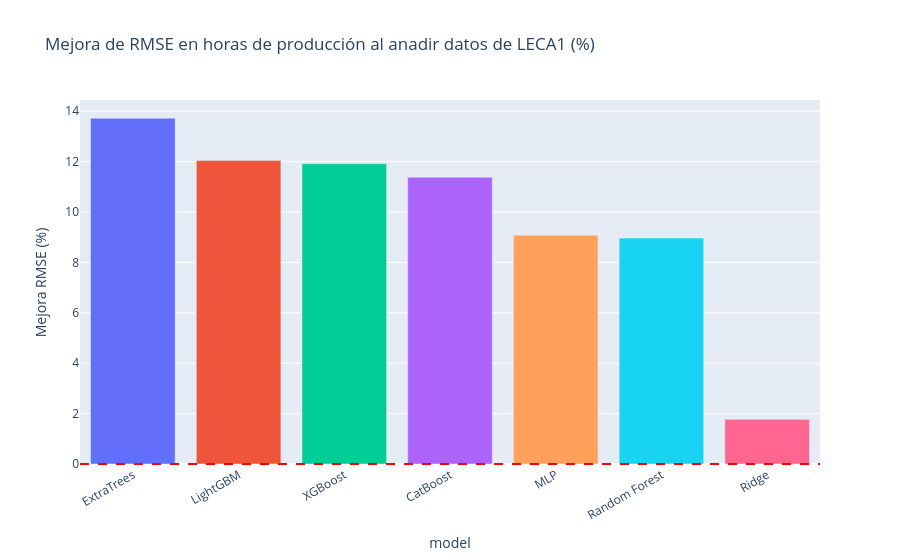

Notebook code for this chart:
### Markdown cell above
### 6. Comparación con el modelo base (notebook 03)
Se cuantifica la mejora en RMSE (horas de producción) al incorporar
datos locales de LECA1. Un valor positivo indica mejora respecto al
modelo entrenado sin datos de LECA1.

### Code cell
base_path = RESULTS_DIR / "results_test_daylight.csv"

if base_path.exists():
    df_base = pd.read_csv(base_path).rename(
        columns={"RMSE": "RMSE_base", "MAE": "MAE_base", "R2": "R2_base"}
    )
    df_comparison = results_daylight.copy().merge(
        df_base[["model", "RMSE_base"]], on="model", how="left"
    )
    df_comparison["RMSE_mejora"]    = df_comparison["RMSE_base"] - df_comparison["RMSE"]
    df_comparison["RMSE_mejora_%"]  = (
        df_comparison["RMSE_mejora"] / df_comparison["RMSE_base"] * 100
    )
    df_comparison = df_comparison.sort_values("RMSE_mejora_%", ascending=False)

    print("Impacto de anadir datos de LECA1 al entrenamiento:")
    print("(positivo = el modelo adaptado mejora respecto al base)")
    display(
        df_comparison[["model", "RMSE_base", "RMSE", "RMSE_mejora", "RMSE_mejora_%"]]
        .round(4)
    )

    fig = px.bar(
        df_comparison,
        x="model", y="RMSE_mejora_%", color="model",
        title="Mejora de RMSE en horas de producción al anadir datos de LECA1 (%)",
        labels={"RMSE_mejora_%": "Mejora RMSE (%)"},
    )
    fig.add_hline(y=0, line_dash="dash", line_color="red")
    fig.update_layout(showlegend=False, xaxis_tickangle=-30)
    fig.show()

else:
    print(
        f"Archivo base no encontrado: {base_path.name}. "
        "Ejecuta primero el notebook 03."
    )
    display(results_daylight.round(6))

### Figure 1 — Plotly figure (JSON) as saved in the notebook; plotly's stock layout.template omitted (floating-point values rounded to 4 significant figures)
{"data": [{"hovertemplate": "model=%{x}<br>Mejora RMSE (%)=%{y}<extra></extra>", "legendgroup": "ExtraTrees", "marker": {"color": "#636efa", "pattern": {"shape": ""}}, "name": "ExtraTrees", "orientation": "v", "showlegend": true, "textposition": "auto", "type": "bar", "x": ["ExtraTrees"], "xaxis": "x", "y": [13.72], "yaxis": "y"}, {"hovertemplate": "model=%{x}<br>Mejora RMSE (%)=%{y}<extra></extra>", "legendgroup": "LightGBM", "marker": {"color": "#EF553B", "pattern": {"shape": ""}}, "name": "LightGBM", "orientation": "v", "showlegend": true, "textposition": "auto", "type": "bar", "x": ["LightGBM"], "xaxis": "x", "y": [12.04], "yaxis": "y"}, {"hovertemplate": "model=%{x}<br>Mejora RMSE (%)=%{y}<extra></extra>", "legendgroup": "XGBoost", "marker": {"color": "#00cc96", "pattern": {"shape": ""}}, "name": "XGBoost", "orientation": "v", "showlegend": true, "textposition": "auto", "type": "bar", "x": ["XGBoost"], "xaxis": "x", "y": [11.91], "yaxis": "y"}, {"hovertemplate": "model=%{x}<br>Mejora RMSE (%)=%{y}<extra></extra>", "legendgroup": "CatBoost", "marker": {"color": "#ab63fa", "pattern": {"shape": ""}}, "name": "CatBoost", "orientation": "v", "showlegend": true, "textposition": "auto", "type": "bar", "x": ["CatBoost"], "xaxis": "x", "y": [11.38], "yaxis": "y"}, {"hovertemplate": "model=%{x}<br>Mejora RMSE (%)=%{y}<extra></extra>", "legendgroup": "MLP", "marker": {"color": "#FFA15A", "pattern": {"shape": ""}}, "name": "MLP", "orientation": "v", "showlegend": true, "textposition": "auto", "type": "bar", "x": ["MLP"], "xaxis": "x", "y": [9.081], "yaxis": "y"}, {"hovertemplate": "model=%{x}<br>Mejora RMSE (%)=%{y}<extra></extra>", "legendgroup": "Random Forest", "marker": {"color": "#19d3f3", "pattern": {"shape": ""}}, "name": "Random Forest", "orientation": "v", "showlegend": true, "textposition": "auto", "type": "bar", "x": ["Random Forest"], "xaxis": "x", "y": [8.963], "yaxis": "y"}, {"hovertemplate": "model=%{x}<br>Mejora RMSE (%)=%{y}<extra></extra>", "legendgroup": "Ridge", "marker": {"color": "#FF6692", "pattern": {"shape": ""}}, "name": "Ridge", "orientation": "v", "showlegend": true, "textposition": "auto", "type": "bar", "x": ["Ridge"], "xaxis": "x", "y": [1.771], "yaxis": "y"}], "layout": {"barmode": "relative", "legend": {"title": {"text": "model"}, "tracegroupgap": 0}, "shapes": [{"line": {"color": "red", "dash": "dash"}, "type": "line", "x0": 0, "x1": 1, "xref": "x domain", "y0": 0, "y1": 0, "yref": "y"}], "showlegend": false, "title": {"text": "Mejora de RMSE en horas de producción al anadir datos de LECA1 (%)"}, "xaxis": {"anchor": "y", "categoryarray": ["ExtraTrees", "LightGBM", "XGBoost", "CatBoost", "MLP", "Random Forest", "Ridge"], "categoryorder": "array", "domain": [0, 1], "tickangle": -30, "title": {"text": "model"}}, "yaxis": {"anchor": "x", "domain": [0, 1], "title": {"text": "Mejora RMSE (%)"}}}}
